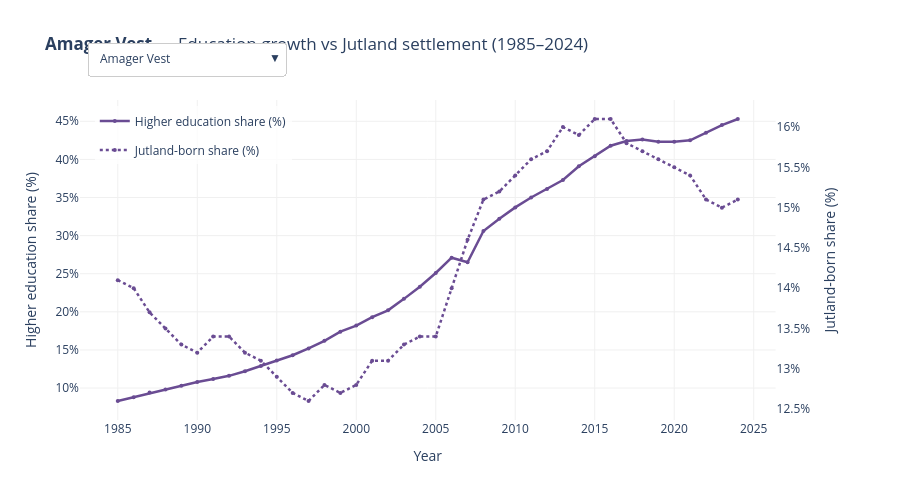
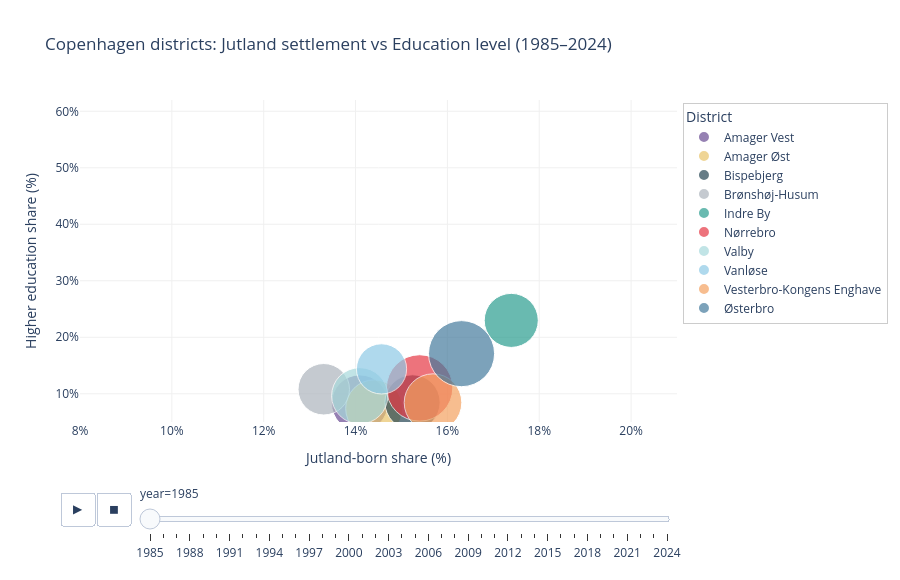

Here is the notebook cell these charts were saved with, in order:
### Markdown cell above
## Dual-axis line: Jutland settlement vs Education growth per district
## Animated scatter: All districts over time (1985-2024) 

(removed from the website so it does not contain too many plots)

### Code cell
import pandas as pd
import plotly.express as px
import plotly.graph_objects as go
from plotly.subplots import make_subplots
from pathlib import Path

panel = pd.read_csv(ROOT / "data" / "district_year_panel.csv")

district_colors = {
    "Nørrebro":                  "#e63946",
    "Vesterbro-Kongens Enghave": "#f4a261",
    "Indre By":                  "#2a9d8f",
    "Østerbro":                  "#457b9d",
    "Amager Vest":               "#6a4c93",
    "Amager Øst":                "#e9c46a",
    "Bispebjerg":                "#264653",
    "Valby":                     "#a8dadc",
    "Vanløse":                   "#8ecae6",
    "Brønshøj-Husum":            "#adb5bd",
}

districts = sorted(panel["district"].unique().tolist())

# CHART 1 — Dual-axis line chart with district dropdown

fig1 = make_subplots(specs=[[{"secondary_y": True}]])

for i, district in enumerate(districts):
    d = panel[panel["district"] == district].sort_values("year")
    color = district_colors.get(district, "#888888")
    visible = (i == 0)

    # Education line (left axis)
    fig1.add_trace(
        go.Scatter(
            x=d["year"],
            y=d["high_ed_share_pct"].round(1),
            name="Higher education share (%)",
            line=dict(color=color, width=2.5),
            mode="lines+markers",
            marker=dict(size=4),
            visible=visible,
            legendgroup="edu",
            showlegend=(i == 0),
            hovertemplate="<b>%{x}</b><br>Higher ed: %{y:.1f}%<extra></extra>",
        ),
        secondary_y=False,
    )

    # Jutland line (right axis, dashed)
    fig1.add_trace(
        go.Scatter(
            x=d["year"],
            y=d["jutland_share_pct"].round(1),
            name="Jutland-born share (%)",
            line=dict(color=color, width=2.5, dash="dot"),
            mode="lines+markers",
            marker=dict(size=4),
            visible=visible,
            legendgroup="jut",
            showlegend=(i == 0),
            hovertemplate="<b>%{x}</b><br>Jutland-born: %{y:.1f}%<extra></extra>",
        ),
        secondary_y=True,
    )

# Dropdown buttons
buttons1 = []
for i, district in enumerate(districts):
    visibility = [False] * (len(districts) * 2)
    visibility[i * 2]     = True
    visibility[i * 2 + 1] = True
    buttons1.append(dict(
        label=district,
        method="update",
        args=[
            {"visible": visibility},
            {"title": f"<b>{district}</b> — Education growth vs Jutland settlement (1985–2024)"}
        ]
    ))

fig1.update_layout(
    title=f"<b>{districts[0]}</b> — Education growth vs Jutland settlement (1985–2024)",
    updatemenus=[dict(
        buttons=buttons1,
        direction="down",
        x=0.01, xanchor="left",
        y=1.18, yanchor="top",
        showactive=True,
        bgcolor="white",
        bordercolor="#cccccc",
    )],
    legend=dict(x=0.02, y=0.98, bgcolor="rgba(255,255,255,0.8)"),
    hovermode="x unified",
    height=500,
    plot_bgcolor="white",
    paper_bgcolor="white",
    xaxis=dict(title="Year", gridcolor="#f0f0f0", dtick=5),
    margin=dict(t=100),
)
fig1.update_yaxes(
    title_text="Higher education share (%)",
    secondary_y=False,
    gridcolor="#f0f0f0",
    ticksuffix="%",
)
fig1.update_yaxes(
    title_text="Jutland-born share (%)",
    secondary_y=True,
    showgrid=False,
    ticksuffix="%",
)

fig1.show()
fig1.write_html("htmls/dual_axis_education_jutland.html")
print("Saved: htmls/dual_axis_education_jutland.html")


# CHART 2 — Animated scatter: all districts over time
panel["color"] = panel["district"].map(district_colors)

# Build annotation text shown on hover
panel["hover"] = (
    "<b>" + panel["district"] + "</b><br>" +
    "Year: " + panel["year"].astype(str) + "<br>" +
    "Jutland-born: " + panel["jutland_share_pct"].round(1).astype(str) + "%<br>" +
    "Higher ed: " + panel["high_ed_share_pct"].round(1).astype(str) + "%<br>" +
    "Total residents: " + panel["total_residents"].apply(lambda x: f"{int(x):,}")
)

fig2 = px.scatter(
    panel,
    x="jutland_share_pct",
    y="high_ed_share_pct",
    animation_frame="year",
    animation_group="district",
    color="district",
    color_discrete_map=district_colors,
    size="total_residents",
    size_max=50,
    hover_name="district",
    custom_data=["hover"],
    labels={
        "jutland_share_pct":   "Jutland-born share (%)",
        "high_ed_share_pct":   "Higher education share (%)",
        "district":            "District",
    },
    title="Copenhagen districts: Jutland settlement vs Education level (1985–2024)",
    height=580,
)

fig2.update_traces(
    hovertemplate="%{customdata[0]}<extra></extra>"
)

# Fix axis ranges so they don't jump during animation
fig2.update_xaxes(
    range=[8, 21],
    title="Jutland-born share (%)",
    gridcolor="#f0f0f0",
    ticksuffix="%",
)
fig2.update_yaxes(
    range=[5, 62],
    title="Higher education share (%)",
    gridcolor="#f0f0f0",
    ticksuffix="%",
)

fig2.update_layout(
    plot_bgcolor="white",
    paper_bgcolor="white",
    legend=dict(
        title="District",
        x=1.01, y=0.99,
        bgcolor="rgba(255,255,255,0.8)",
        bordercolor="#cccccc",
        borderwidth=1,
    ),
    margin=dict(r=180),
)

fig2.layout.updatemenus[0].buttons[0].args[1]["frame"]["duration"] = 400
fig2.layout.updatemenus[0].buttons[0].args[1]["transition"]["duration"] = 300

fig2.show()
fig2.write_html("htmls/animated_scatter_education_jutland.html")
print("Saved: htmls/animated_scatter_education_jutland.html")

### Figure 1 — Plotly figure (JSON) as saved in the notebook; plotly's stock layout.template omitted (floating-point values rounded to 4 significant figures)
{"data": [{"hovertemplate": "<b>%{x}</b><br>Higher ed: %{y:.1f}%<extra></extra>", "legendgroup": "edu", "line": {"color": "#6a4c93", "width": 2.5}, "marker": {"size": 4}, "mode": "lines+markers", "name": "Higher education share (%)", "showlegend": true, "type": "scatter", "visible": true, "x": [1985, 1986, 1987, 1988, 1989, 1990, 1991, 1992, 1993, 1994, 1995, 1996, 1997, 1998, 1999, 2000, 2001, 2002, 2003, 2004, 2005, 2006, 2007, 2008, 2009, 2010, 2011, 2012, 2013, 2014, 2015, 2016, 2017, 2018, 2019, 2020, 2021, 2022, 2023, 2024], "xaxis": "x", "y": [8.3, 8.8, 9.4, 9.8, 10.3, 10.8, 11.2, 11.6, 12.2, 12.9, 13.6, 14.3, 15.2, 16.2, 17.4, 18.2, 19.3, 20.2, 21.7, 23.3, 25.1, 27.1, 26.5, 30.6, 32.2, 33.7, 35.0, 36.1, 37.3, 39.1, 40.4, 41.8, 42.4, 42.6, 42.3, 42.3, 42.5, 43.5, 44.5, 45.3], "yaxis": "y"}, {"hovertemplate": "<b>%{x}</b><br>Jutland-born: %{y:.1f}%<extra></extra>", "legendgroup": "jut", "line": {"color": "#6a4c93", "dash": "dot", "width": 2.5}, "marker": {"size": 4}, "mode": "lines+markers", "name": "Jutland-born share (%)", "showlegend": true, "type": "scatter", "visible": true, "x": [1985, 1986, 1987, 1988, 1989, 1990, 1991, 1992, 1993, 1994, 1995, 1996, 1997, 1998, 1999, 2000, 2001, 2002, 2003, 2004, 2005, 2006, 2007, 2008, 2009, 2010, 2011, 2012, 2013, 2014, 2015, 2016, 2017, 2018, 2019, 2020, 2021, 2022, 2023, 2024], "xaxis": "x", "y": [14.1, 14.0, 13.7, 13.5, 13.3, 13.2, 13.4, 13.4, 13.2, 13.1, 12.9, 12.7, 12.6, 12.8, 12.7, 12.8, 13.1, 13.1, 13.3, 13.4, 13.4, 14.0, 14.6, 15.1, 15.2, 15.4, 15.6, 15.7, 16.0, 15.9, 16.1, 16.1, 15.8, 15.7, 15.6, 15.5, 15.4, 15.1, 15.0, 15.1], "yaxis": "y2"}, {"hovertemplate": "<b>%{x}</b><br>Higher ed: %{y:.1f}%<extra></extra>", "legendgroup": "edu", "line": {"color": "#e9c46a", "width": 2.5}, "marker": {"size": 4}, "mode": "lines+markers", "name": "Higher education share (%)", "showlegend": false, "type": "scatter", "visible": false, "x": [1985, 1986, 1987, 1988, 1989, 1990, 1991, 1992, 1993, 1994, 1995, 1996, 1997, 1998, 1999, 2000, 2001, 2002, 2003, 2004, 2005, 2006, 2007, 2008, 2009, 2010, 2011, 2012, 2013, 2014, 2015, 2016, 2017, 2018, 2019, 2020, 2021, 2022, 2023, 2024], "xaxis": "x", "y": [7.4, 7.8, 8.5, 9.0, 9.3, 9.7, 10.3, 10.9, 11.4, 12.0, 12.3, 13.1, 13.8, 14.7, 15.7, 17.1, 18.5, 20.0, 21.6, 23.3, 24.5, 26.1, 24.8, 28.3, 29.2, 30.1, 30.7, 31.3, 32.6, 34.3, 35.6, 37.1, 38.5, 39.8, 40.6, 41.5, 42.0, 42.7, 43.8, 44.6], "yaxis": "y"}, {"hovertemplate": "<b>%{x}</b><br>Jutland-born: %{y:.1f}%<extra></extra>", "legendgroup": "jut", "line": {"color": "#e9c46a", "dash": "dot", "width": 2.5}, "marker": {"size": 4}, "mode": "lines+markers", "name": "Jutland-born share (%)", "showlegend": false, "type": "scatter", "visible": false, "x": [1985, 1986, 1987, 1988, 1989, 1990, 1991, 1992, 1993, 1994, 1995, 1996, 1997, 1998, 1999, 2000, 2001, 2002, 2003, 2004, 2005, 2006, 2007, 2008, 2009, 2010, 2011, 2012, 2013, 2014, 2015, 2016, 2017, 2018, 2019, 2020, 2021, 2022, 2023, 2024], "xaxis": "x", "y": [14.4, 14.3, 14.3, 14.2, 14.0, 13.9, 13.9, 13.7, 13.5, 13.3, 13.2, 13.0, 13.0, 13.1, 13.3, 13.6, 14.0, 14.6, 14.7, 15.0, 15.2, 15.4, 15.3, 15.4, 15.4, 15.2, 15.1, 15.2, 15.2, 15.5, 15.5, 15.4, 15.5, 15.4, 15.4, 15.3, 15.2, 15.3, 15.2, 15.1], "yaxis": "y2"}, {"hovertemplate": "<b>%{x}</b><br>Higher ed: %{y:.1f}%<extra></extra>", "legendgroup": "edu", "line": {"color": "#264653", "width": 2.5}, "marker": {"size": 4}, "mode": "lines+markers", "name": "Higher education share (%)", "showlegend": false, "type": "scatter", "visible": false, "x": [1985, 1986, 1987, 1988, 1989, 1990, 1991, 1992, 1993, 1994, 1995, 1996, 1997, 1998, 1999, 2000, 2001, 2002, 2003, 2004, 2005, 2006, 2007, 2008, 2009, 2010, 2011, 2012, 2013, 2014, 2015, 2016, 2017, 2018, 2019, 2020, 2021, 2022, 2023, 2024], "xaxis": "x", "y": [8.5, 9.0, 9.7, 10.4, 11.0, 11.5, 12.1, 12.4, 13.3, 13.8, 14.4, 15.0, 16.0, 16.8, 17.8, 18.8, 19.9, 21.4, 22.4, 23.4, 24.3, 25.7, 24.2, 27.9, 29.0, 29.6, 30.1, 31.1, 32.5, 33.8, 35.4, 37.7, 39.5, 41.2, 42.8, 43.4, 44.5, 45.4, 46.7, 48.4], "yaxis": "y"}, {"hovertemplate": "<b>%{x}</b><br>Jutland-born: %{y:.1f}%<extra></extra>", "legendgroup": "jut", "line": {"color": "#264653", "dash": "dot", "width": 2.5}, "marker": {"size": 4}, "mode": "lines+markers", "name": "Jutland-born share (%)", "showlegend": false, "type": "scatter", "visible": false, "x": [1985, 1986, 1987, 1988, 1989, 1990, 1991, 1992, 1993, 1994, 1995, 1996, 1997, 1998, 1999, 2000, 2001, 2002, 2003, 2004, 2005, 2006, 2007, 2008, 2009, 2010, 2011, 2012, 2013, 2014, 2015, 2016, 2017, 2018, 2019, 2020, 2021, 2022, 2023, 2024], "xaxis": "x", "y": [15.2, 14.9, 14.7, 14.6, 14.5, 14.3, 14.4, 14.4, 13.9, 13.5, 13.3, 13.0, 12.9, 12.9, 13.0, 13.1, 13.0, 12.8, 13.0, 13.0, 12.8, 13.1, 13.2, 13.5, 13.4, 13.4, 13.6, 13.8, 14.0, 14.3, 14.4, 14.5, 14.5, 14.6, 14.5, 14.4, 14.0, 13.9, 13.8, 13.8], "yaxis": "y2"}, {"hovertemplate": "<b>%{x}</b><br>Higher ed: %{y:.1f}%<extra></extra>", "legendgroup": "edu", "line": {"color": "#adb5bd", "width": 2.5}, "marker": {"size": 4}, "mode": "lines+markers", "name": "Higher education share (%)", "showlegend": false, "type": "scatter", "visible": false, "x": [1985, 1986, 1987, 1988, 1989, 1990, 1991, 1992, 1993, 1994, 1995, 1996, 1997, 1998, 1999, 2000, 2001, 2002, 2003, 2004, 2005, 2006, 2007, 2008, 2009, 2010, 2011, 2012, 2013, 2014, 2015, 2016, 2017, 2018, 2019, 2020, 2021, 2022, 2023, 2024], "xaxis": "x", "y": [10.8, 11.5, 12.4, 13.0, 13.6, 14.4, 15.0, 15.8, 16.4, 16.9, 17.6, 18.3, 18.8, 19.7, 20.6, 21.4, 22.3, 23.2, 23.9, 24.9, 26.0, 26.8, 26.7, 28.6, 29.4, 30.6, 31.3, 31.8, 33.0, 34.0, 35.5, 36.9, 38.2, 39.4, 40.6, 41.9, 42.9, 43.5, 44.1, 45.0], "yaxis": "y"}, {"hovertemplate": "<b>%{x}</b><br>Jutland-born: %{y:.1f}%<extra></extra>", "legendgroup": "jut", "line": {"color": "#adb5bd", "dash": "dot", "width": 2.5}, "marker": {"size": 4}, "mode": "lines+markers", "name": "Jutland-born share (%)", "showlegend": false, "type": "scatter", "visible": false, "x": [1985, 1986, 1987, 1988, 1989, 1990, 1991, 1992, 1993, 1994, 1995, 1996, 1997, 1998, 1999, 2000, 2001, 2002, 2003, 2004, 2005, 2006, 2007, 2008, 2009, 2010, 2011, 2012, 2013, 2014, 2015, 2016, 2017, 2018, 2019, 2020, 2021, 2022, 2023, 2024], "xaxis": "x", "y": [13.3, 13.2, 13.1, 13.1, 12.9, 12.7, 12.8, 12.8, 12.6, 12.5, 12.1, 12.1, 11.9, 11.6, 11.4, 11.3, 11.2, 11.2, 11.0, 10.8, 10.7, 10.7, 10.7, 10.4, 10.3, 10.2, 10.1, 10.2, 10.4, 10.5, 10.4, 10.5, 10.5, 10.6, 10.6, 10.5, 10.6, 10.5, 10.7, 10.7], "yaxis": "y2"}, {"hovertemplate": "<b>%{x}</b><br>Higher ed: %{y:.1f}%<extra></extra>", "legendgroup": "edu", "line": {"color": "#2a9d8f", "width": 2.5}, "marker": {"size": 4}, "mode": "lines+markers", "name": "Higher education share (%)", "showlegend": false, "type": "scatter", "visible": false, "x": [1985, 1986, 1987, 1988, 1989, 1990, 1991, 1992, 1993, 1994, 1995, 1996, 1997, 1998, 1999, 2000, 2001, 2002, 2003, 2004, 2005, 2006, 2007, 2008, 2009, 2010, 2011, 2012, 2013, 2014, 2015, 2016, 2017, 2018, 2019, 2020, 2021, 2022, 2023, 2024], "xaxis": "x", "y": [23.0, 23.7, 24.6, 25.4, 26.2, 26.9, 27.8, 28.7, 29.3, 30.6, 32.2, 33.6, 34.9, 36.0, 37.2, 38.5, 39.5, 40.8, 41.9, 42.4, 43.1, 44.3, 42.4, 45.6, 46.3, 47.0, 47.7, 48.6, 49.3, 49.9, 50.6, 51.1, 51.6, 51.7, 51.8, 51.5, 51.4, 51.7, 52.2, 52.7], "yaxis": "y"}, {"hovertemplate": "<b>%{x}</b><br>Jutland-born: %{y:.1f}%<extra></extra>", "legendgroup": "jut", "line": {"color": "#2a9d8f", "dash": "dot", "width": 2.5}, "marker": {"size": 4}, "mode": "lines+markers", "name": "Jutland-born share (%)", "showlegend": false, "type": "scatter", "visible": false, "x": [1985, 1986, 1987, 1988, 1989, 1990, 1991, 1992, 1993, 1994, 1995, 1996, 1997, 1998, 1999, 2000, 2001, 2002, 2003, 2004, 2005, 2006, 2007, 2008, 2009, 2010, 2011, 2012, 2013, 2014, 2015, 2016, 2017, 2018, 2019, 2020, 2021, 2022, 2023, 2024], "xaxis": "x", "y": [17.4, 17.3, 17.3, 17.3, 17.2, 17.2, 17.0, 17.3, 17.0, 16.8, 16.7, 16.5, 16.7, 16.9, 16.9, 17.0, 17.2, 17.3, 17.4, 17.4, 17.4, 17.7, 17.6, 17.8, 17.6, 17.8, 18.1, 18.2, 18.4, 18.3, 17.8, 17.7, 17.7, 17.6, 17.3, 17.1, 17.1, 17.2, 17.1, 17.0], "yaxis": "y2"}, {"hovertemplate": "<b>%{x}</b><br>Higher ed: %{y:.1f}%<extra></extra>", "legendgroup": "edu", "line": {"color": "#e63946", "width": 2.5}, "marker": {"size": 4}, "mode": "lines+markers", "name": "Higher education share (%)", "showlegend": false, "type": "scatter", "visible": false, "x": [1985, 1986, 1987, 1988, 1989, 1990, 1991, 1992, 1993, 1994, 1995, 1996, 1997, 1998, 1999, 2000, 2001, 2002, 2003, 2004, 2005, 2006, 2007, 2008, 2009, 2010, 2011, 2012, 2013, 2014, 2015, 2016, 2017, 2018, 2019, 2020, 2021, 2022, 2023, 2024], "xaxis": "x", "y": [11.0, 11.8, 12.6, 13.5, 14.1, 14.9, 15.6, 16.7, 17.5, 18.9, 19.8, 21.1, 22.6, 24.3, 26.1, 27.7, 29.6, 31.3, 33.0, 33.5, 34.3, 35.5, 32.7, 38.0, 39.2, 40.5, 42.0, 43.8, 45.9, 48.0, 50.0, 52.5, 53.0, 53.3, 53.5, 53.7, 53.9, 54.7, 55.4, 56.2], "yaxis": "y"}, {"hovertemplate": "<b>%{x}</b><br>Jutland-born: %{y:.1f}%<extra></extra>", "legendgroup": "jut", "line": {"color": "#e63946", "dash": "dot", "width": 2.5}, "marker": {"size": 4}, "mode": "lines+markers", "name": "Jutland-born share (%)", "showlegend": false, "type": "scatter", "visible": false, "x": [1985, 1986, 1987, 1988, 1989, 1990, 1991, 1992, 1993, 1994, 1995, 1996, 1997, 1998, 1999, 2000, 2001, 2002, 2003, 2004, 2005, 2006, 2007, 2008, 2009, 2010, 2011, 2012, 2013, 2014, 2015, 2016, 2017, 2018, 2019, 2020, 2021, 2022, 2023, 2024], "xaxis": "x", "y": [15.4, 15.4, 15.2, 14.9, 14.7, 14.7, 14.9, 14.9, 14.7, 14.6, 14.4, 14.4, 14.7, 14.7, 15.0, 15.1, 15.3, 15.5, 15.4, 15.7, 15.9, 15.8, 16.0, 16.4, 16.5, 16.8, 17.2, 17.5, 17.7, 18.0, 18.2, 18.3, 18.1, 17.7, 17.5, 17.2, 17.0, 16.7, 16.4, 16.2], "yaxis": "y2"}, {"hovertemplate": "<b>%{x}</b><br>Higher ed: %{y:.1f}%<extra></extra>", "legendgroup": "edu", "line": {"color": "#a8dadc", "width": 2.5}, "marker": {"size": 4}, "mode": "lines+markers", "name": "Higher education share (%)", "showlegend": false, "type": "scatter", "visible": false, "x": [1985, 1986, 1987, 1988, 1989, 1990, 1991, 1992, 1993, 1994, 1995, 1996, 1997, 1998, 1999, 2000, 2001, 2002, 2003, 2004, 2005, 2006, 2007, 2008, 2009, 2010, 2011, 2012, 2013, 2014, 2015, 2016, 2017, 2018, 2019, 2020, 2021, 2022, 2023, 2024], "xaxis": "x", "y": [9.6, 10.2, 10.7, 11.2, 11.8, 12.5, 13.2, 13.7, 14.4, 15.0, 15.8, 16.5, 17.3, 18.3, 19.1, 20.2, 21.2, 22.5, 23.5, 24.9, 26.1, 26.8, 26.2, 29.3, 30.3, 31.2, 32.4, 32.9, 33.8, 34.8, 36.1, 37.4, 38.6, 39.8, 40.5, 41.0, 41.2, 42.1, 42.9, 44.4], "yaxis": "y"}, {"hovertemplate": "<b>%{x}</b><br>Jutland-born: %{y:.1f}%<extra></extra>", "legendgroup": "jut", "line": {"color": "#a8dadc", "dash": "dot", "width": 2.5}, "marker": {"size": 4}, "mode": "lines+markers", "name": "Jutland-born share (%)", "showlegend": false, "type": "scatter", "visible": false, "x": [1985, 1986, 1987, 1988, 1989, 1990, 1991, 1992, 1993, 1994, 1995, 1996, 1997, 1998, 1999, 2000, 2001, 2002, 2003, 2004, 2005, 2006, 2007, 2008, 2009, 2010, 2011, 2012, 2013, 2014, 2015, 2016, 2017, 2018, 2019, 2020, 2021, 2022, 2023, 2024], "xaxis": "x", "y": [14.1, 14.0, 13.8, 13.8, 13.7, 13.6, 13.8, 13.8, 13.4, 13.1, 12.9, 12.7, 12.6, 12.6, 12.6, 12.9, 12.8, 12.9, 12.9, 13.0, 13.1, 13.3, 13.1, 13.1, 13.0, 12.9, 12.8, 12.9, 12.9, 13.0, 13.0, 13.1, 13.3, 13.3, 13.4, 13.3, 13.5, 13.5, 13.6, 13.6], "yaxis": "y2"}, {"hovertemplate": "<b>%{x}</b><br>Higher ed: %{y:.1f}%<extra></extra>", "legendgroup": "edu", "line": {"color": "#8ecae6", "width": 2.5}, "marker": {"size": 4}, "mode": "lines+markers", "name": "Higher education share (%)", "showlegend": false, "type": "scatter", "visible": false, "x": [1985, 1986, 1987, 1988, 1989, 1990, 1991, 1992, 1993, 1994, 1995, 1996, 1997, 1998, 1999, 2000, 2001, 2002, 2003, 2004, 2005, 2006, 2007, 2008, 2009, 2010, 2011, 2012, 2013, 2014, 2015, 2016, 2017, 2018, 2019, 2020, 2021, 2022, 2023, 2024], "xaxis": "x", "y": [14.4, 15.3, 16.0, 16.9, 17.7, 18.5, 19.1, 19.8, 20.6, 21.5, 22.0, 22.7, 23.7, 24.4, 25.4, 26.4, 27.5, 28.7, 29.7, 31.0, 32.3, 33.4, 32.3, 34.9, 35.5, 36.2, 37.0, 37.6, 38.7, 39.9, 40.8, 42.2, 43.2, 44.0, 44.8, 45.4, 46.2, 46.7, 47.3, 48.1], "yaxis": "y"}, {"hovertemplate": "<b>%{x}</b><br>Jutland-born: %{y:.1f}%<extra></extra>", "legendgroup": "jut", "line": {"color": "#8ecae6", "dash": "dot", "width": 2.5}, "marker": {"size": 4}, "mode": "lines+markers", "name": "Jutland-born share (%)", "showlegend": false, "type": "scatter", "visible": false, "x": [1985, 1986, 1987, 1988, 1989, 1990, 1991, 1992, 1993, 1994, 1995, 1996, 1997, 1998, 1999, 2000, 2001, 2002, 2003, 2004, 2005, 2006, 2007, 2008, 2009, 2010, 2011, 2012, 2013, 2014, 2015, 2016, 2017, 2018, 2019, 2020, 2021, 2022, 2023, 2024], "xaxis": "x", "y": [14.6, 14.4, 14.3, 14.1, 14.1, 13.9, 14.0, 13.7, 13.5, 13.3, 13.3, 13.2, 13.2, 13.2, 13.0, 13.2, 13.4, 13.6, 13.5, 13.2, 13.2, 13.2, 13.4, 13.1, 13.1, 13.0, 12.8, 12.8, 12.9, 12.9, 13.0, 12.9, 13.0, 13.1, 12.8, 12.6, 12.5, 12.5, 12.6, 12.6], "yaxis": "y2"}, {"hovertemplate": "<b>%{x}</b><br>Higher ed: %{y:.1f}%<extra></extra>", "legendgroup": "edu", "line": {"color": "#f4a261", "width": 2.5}, "marker": {"size": 4}, "mode": "lines+markers", "name": "Higher education share (%)", "showlegend": false, "type": "scatter", "visible": false, "x": [1985, 1986, 1987, 1988, 1989, 1990, 1991, 1992, 1993, 1994, 1995, 1996, 1997, 1998, 1999, 2000, 2001, 2002, 2003, 2004, 2005, 2006, 2007, 2008, 2009, 2010, 2011, 2012, 2013, 2014, 2015, 2016, 2017, 2018, 2019, 2020, 2021, 2022, 2023, 2024], "xaxis": "x", "y": [8.4, 9.1, 9.8, 10.5, 11.0, 11.3, 12.0, 13.1, 14.0, 15.3, 16.2, 17.6, 19.3, 21.1, 23.2, 25.1, 26.8, 29.0, 30.8, 32.1, 33.3, 34.5, 32.8, 37.5, 38.7, 39.9, 41.1, 42.2, 43.6, 45.0, 46.2, 47.4, 48.1, 48.9, 49.4, 49.6, 50.0, 51.1, 51.6, 51.8], "yaxis": "y"}, {"hovertemplate": "<b>%{x}</b><br>Jutland-born: %{y:.1f}%<extra></extra>", "legendgroup": "jut", "line": {"color": "#f4a261", "dash": "dot", "width": 2.5}, "marker": {"size": 4}, "mode": "lines+markers", "name": "Jutland-born share (%)", "showlegend": false, "type": "scatter", "visible": false, "x": [1985, 1986, 1987, 1988, 1989, 1990, 1991, 1992, 1993, 1994, 1995, 1996, 1997, 1998, 1999, 2000, 2001, 2002, 2003, 2004, 2005, 2006, 2007, 2008, 2009, 2010, 2011, 2012, 2013, 2014, 2015, 2016, 2017, 2018, 2019, 2020, 2021, 2022, 2023, 2024], "xaxis": "x", "y": [15.7, 15.5, 15.5, 15.3, 15.4, 15.0, 15.1, 15.3, 15.0, 14.8, 14.6, 15.0, 15.3, 15.7, 16.0, 16.2, 16.5, 16.5, 16.7, 16.7, 16.8, 16.9, 17.0, 17.1, 17.4, 17.8, 18.0, 18.0, 18.3, 18.4, 18.4, 18.3, 18.5, 18.4, 18.2, 17.9, 17.8, 17.5, 17.4, 17.4], "yaxis": "y2"}, {"hovertemplate": "<b>%{x}</b><br>Higher ed: %{y:.1f}%<extra></extra>", "legendgroup": "edu", "line": {"color": "#457b9d", "width": 2.5}, "marker": {"size": 4}, "mode": "lines+markers", "name": "Higher education share (%)", "showlegend": false, "type": "scatter", "visible": false, "x": [1985, 1986, 1987, 1988, 1989, 1990, 1991, 1992, 1993, 1994, 1995, 1996, 1997, 1998, 1999, 2000, 2001, 2002, 2003, 2004, 2005, 2006, 2007, 2008, 2009, 2010, 2011, 2012, 2013, 2014, 2015, 2016, 2017, 2018, 2019, 2020, 2021, 2022, 2023, 2024], "xaxis": "x", "y": [17.1, 18.2, 19.2, 20.2, 21.0, 21.9, 22.8, 23.9, 24.8, 26.1, 27.5, 29.1, 30.5, 32.2, 33.7, 34.8, 35.7, 36.9, 38.0, 38.6, 39.3, 40.4, 38.7, 42.7, 43.7, 44.7, 45.6, 46.3, 47.0, 48.0, 48.9, 50.3, 50.7, 51.3, 51.7, 51.8, 52.1, 52.5, 53.1, 53.7], "yaxis": "y"}, {"hovertemplate": "<b>%{x}</b><br>Jutland-born: %{y:.1f}%<extra></extra>", "legendgroup": "jut", "line": {"color": "#457b9d", "dash": "dot", "width": 2.5}, "marker": {"size": 4}, "mode": "lines+markers", "name": "Jutland-born share (%)", "showlegend": false, "type": "scatter", "visible": false, "x": [1985, 1986, 1987, 1988, 1989, 1990, 1991, 1992, 1993, 1994, 1995, 1996, 1997, 1998, 1999, 2000, 2001, 2002, 2003, 2004, 2005, 2006, 2007, 2008, 2009, 2010, 2011, 2012, 2013, 2014, 2015, 2016, 2017, 2018, 2019, 2020, 2021, 2022, 2023, 2024], "xaxis": "x", "y": [16.3, 16.1, 16.0, 15.9, 15.8, 15.7, 15.9, 15.8, 15.9, 15.7, 15.6, 15.5, 15.3, 15.3, 15.4, 15.2, 15.5, 15.5, 15.6, 15.4, 15.6, 15.6, 15.5, 15.4, 15.3, 15.3, 15.3, 15.5, 15.6, 15.5, 15.5, 15.4, 15.1, 15.1, 15.0, 14.9, 14.7, 14.6, 14.5, 14.5], "yaxis": "y2"}], "layout": {"height": 500, "hovermode": "x unified", "legend": {"bgcolor": "rgba(255,255,255,0.8)", "x": 0.02, "y": 0.98}, "margin": {"t": 100}, "paper_bgcolor": "white", "plot_bgcolor": "white", "title": {"text": "<b>Amager Vest</b> — Education growth vs Jutland settlement (1985–2024)"}, "updatemenus": [{"bgcolor": "white", "bordercolor": "#cccccc", "buttons": [{"args": [{"visible": [true, true, false, false, false, false, false, false, false, false, false, false, false, false, false, false, false, false, false, false]}, {"title": "<b>Amager Vest</b> — Education growth vs Jutland settlement (1985–2024)"}], "label": "Amager Vest", "method": "update"}, {"args": [{"visible": [false, false, true, true, false, false, false, false, false, false, false, false, false, false, false, false, false, false, false, false]}, {"title": "<b>Amager Øst</b> — Education growth vs Jutland settlement (1985–2024)"}], "label": "Amager Øst", "method": "update"}, {"args": [{"visible": [false, false, false, false, true, true, false, false, false, false, false, false, false, false, false, false, false, false, false, false]}, {"title": "<b>Bispebjerg</b> — Education growth vs Jutland settlement (1985–2024)"}], "label": "Bispebjerg", "method": "update"}, {"args": [{"visible": [false, false, false, false, false, false, true, true, false, false, false, false, false, false, false, false, false, false, false, false]}, {"title": "<b>Brønshøj-Husum</b> — Education growth vs Jutland settlement (1985–2024)"}], "label": "Brønshøj-Husum", "method": "update"}, {"args": [{"visible": [false, false, false, false, false, false, false, false, true, true, false, false, false, false, false, false, false, false, false, false]}, {"title": "<b>Indre By</b> — Education growth vs Jutland settlement (1985–2024)"}], "label": "Indre By", "method": "update"}, {"args": [{"visible": [false, false, false, false, false, false, false, false, false, false, true, true, false, false, false, false, false, false, false, false]}, {"title": "<b>Nørrebro</b> — Education growth vs Jutland settlement (1985–2024)"}], "label": "Nørrebro", "method": "update"}, {"args": [{"visible": [false, false, false, false, false, false, false, false, false, false, false, false, true, true, false, false, false, false, false, false]}, {"title": "<b>Valby</b> — Education growth vs Jutland settlement (1985–2024)"}], "label": "Valby", "method": "update"}, {"args": [{"visible": [false, false, false, false, false, false, false, false, false, false, false, false, false, false, true, true, false, false, false, false]}, {"title": "<b>Vanløse</b> — Education growth vs Jutland settlement (1985–2024)"}], "label": "Vanløse", "method": "update"}, {"args": [{"visible": [false, false, false, false, false, false, false, false, false, false, false, false, false, false, false, false, true, true, false, false]}, {"title": "<b>Vesterbro-Kongens Enghave</b> — Education growth vs Jutland settlement (1985–2024)"}], "label": "Vesterbro-Kongens Enghave", "method": "update"}, {"args": [{"visible": [false, false, false, false, false, false, false, false, false, false, false, false, false, false, false, false, false, false, true, true]}, {"title": "<b>Østerbro</b> — Education growth vs Jutland settlement (1985–2024)"}], "label": "Østerbro", "method": "update"}], "direction": "down", "showactive": true, "x": 0.01, "xanchor": "left", "y": 1.18, "yanchor": "top"}], "xaxis": {"anchor": "y", "domain": [0, 0.94], "dtick": 5, "gridcolor": "#f0f0f0", "title": {"text": "Year"}}, "yaxis": {"anchor": "x", "domain": [0, 1], "gridcolor": "#f0f0f0", "ticksuffix": "%", "title": {"text": "Higher education share (%)"}}, "yaxis2": {"anchor": "x", "overlaying": "y", "showgrid": false, "side": "right", "ticksuffix": "%", "title": {"text": "Jutland-born share (%)"}}}}

### Figure 2 — Plotly figure (JSON) as saved in the notebook; plotly's stock layout.template omitted (floating-point values rounded to 4 significant figures)
{"data": [{"customdata": [["<b>Amager Vest</b><br>Year: 1985<br>Jutland-born: 14.1%<br>Higher ed: 8.3%<br>Total residents: 41,034"]], "hovertemplate": "%{customdata[0]}<extra></extra>", "hovertext": ["Amager Vest"], "ids": ["Amager Vest"], "legendgroup": "Amager Vest", "marker": {"color": "#6a4c93", "size": [41030.0], "sizemode": "area", "sizeref": 25.62, "symbol": "circle"}, "mode": "markers", "name": "Amager Vest", "orientation": "v", "showlegend": true, "type": "scatter", "x": [14.09], "xaxis": "x", "y": [8.332], "yaxis": "y"}, {"customdata": [["<b>Amager Øst</b><br>Year: 1985<br>Jutland-born: 14.4%<br>Higher ed: 7.4%<br>Total residents: 41,581"]], "hovertemplate": "%{customdata[0]}<extra></extra>", "hovertext": ["Amager Øst"], "ids": ["Amager Øst"], "legendgroup": "Amager Øst", "marker": {"color": "#e9c46a", "size": [41580.0], "sizemode": "area", "sizeref": 25.62, "symbol": "circle"}, "mode": "markers", "name": "Amager Øst", "orientation": "v", "showlegend": true, "type": "scatter", "x": [14.41], "xaxis": "x", "y": [7.412], "yaxis": "y"}, {"customdata": [["<b>Bispebjerg</b><br>Year: 1985<br>Jutland-born: 15.2%<br>Higher ed: 8.5%<br>Total residents: 39,078"]], "hovertemplate": "%{customdata[0]}<extra></extra>", "hovertext": ["Bispebjerg"], "ids": ["Bispebjerg"], "legendgroup": "Bispebjerg", "marker": {"color": "#264653", "size": [39080.0], "sizemode": "area", "sizeref": 25.62, "symbol": "circle"}, "mode": "markers", "name": "Bispebjerg", "orientation": "v", "showlegend": true, "type": "scatter", "x": [15.24], "xaxis": "x", "y": [8.471], "yaxis": "y"}, {"customdata": [["<b>Brønshøj-Husum</b><br>Year: 1985<br>Jutland-born: 13.3%<br>Higher ed: 10.8%<br>Total residents: 33,942"]], "hovertemplate": "%{customdata[0]}<extra></extra>", "hovertext": ["Brønshøj-Husum"], "ids": ["Brønshøj-Husum"], "legendgroup": "Brønshøj-Husum", "marker": {"color": "#adb5bd", "size": [33940.0], "sizemode": "area", "sizeref": 25.62, "symbol": "circle"}, "mode": "markers", "name": "Brønshøj-Husum", "orientation": "v", "showlegend": true, "type": "scatter", "x": [13.31], "xaxis": "x", "y": [10.8], "yaxis": "y"}, {"customdata": [["<b>Indre By</b><br>Year: 1985<br>Jutland-born: 17.4%<br>Higher ed: 23.0%<br>Total residents: 37,445"]], "hovertemplate": "%{customdata[0]}<extra></extra>", "hovertext": ["Indre By"], "ids": ["Indre By"], "legendgroup": "Indre By", "marker": {"color": "#2a9d8f", "size": [37440.0], "sizemode": "area", "sizeref": 25.62, "symbol": "circle"}, "mode": "markers", "name": "Indre By", "orientation": "v", "showlegend": true, "type": "scatter", "x": [17.39], "xaxis": "x", "y": [22.98], "yaxis": "y"}, {"customdata": [["<b>Nørrebro</b><br>Year: 1985<br>Jutland-born: 15.4%<br>Higher ed: 11.0%<br>Total residents: 56,518"]], "hovertemplate": "%{customdata[0]}<extra></extra>", "hovertext": ["Nørrebro"], "ids": ["Nørrebro"], "legendgroup": "Nørrebro", "marker": {"color": "#e63946", "size": [56520.0], "sizemode": "area", "sizeref": 25.62, "symbol": "circle"}, "mode": "markers", "name": "Nørrebro", "orientation": "v", "showlegend": true, "type": "scatter", "x": [15.4], "xaxis": "x", "y": [11.03], "yaxis": "y"}, {"customdata": [["<b>Valby</b><br>Year: 1985<br>Jutland-born: 14.1%<br>Higher ed: 9.6%<br>Total residents: 40,570"]], "hovertemplate": "%{customdata[0]}<extra></extra>", "hovertext": ["Valby"], "ids": ["Valby"], "legendgroup": "Valby", "marker": {"color": "#a8dadc", "size": [40570.0], "sizemode": "area", "sizeref": 25.62, "symbol": "circle"}, "mode": "markers", "name": "Valby", "orientation": "v", "showlegend": true, "type": "scatter", "x": [14.09], "xaxis": "x", "y": [9.639], "yaxis": "y"}, {"customdata": [["<b>Vanløse</b><br>Year: 1985<br>Jutland-born: 14.6%<br>Higher ed: 14.4%<br>Total residents: 32,315"]], "hovertemplate": "%{customdata[0]}<extra></extra>", "hovertext": ["Vanløse"], "ids": ["Vanløse"], "legendgroup": "Vanløse", "marker": {"color": "#8ecae6", "size": [32320.0], "sizemode": "area", "sizeref": 25.62, "symbol": "circle"}, "mode": "markers", "name": "Vanløse", "orientation": "v", "showlegend": true, "type": "scatter", "x": [14.57], "xaxis": "x", "y": [14.4], "yaxis": "y"}, {"customdata": [["<b>Vesterbro-Kongens Enghave</b><br>Year: 1985<br>Jutland-born: 15.7%<br>Higher ed: 8.4%<br>Total residents: 42,532"]], "hovertemplate": "%{customdata[0]}<extra></extra>", "hovertext": ["Vesterbro-Kongens Enghave"], "ids": ["Vesterbro-Kongens Enghave"], "legendgroup": "Vesterbro-Kongens Enghave", "marker": {"color": "#f4a261", "size": [42530.0], "sizemode": "area", "sizeref": 25.62, "symbol": "circle"}, "mode": "markers", "name": "Vesterbro-Kongens Enghave", "orientation": "v", "showlegend": true, "type": "scatter", "x": [15.69], "xaxis": "x", "y": [8.427], "yaxis": "y"}, {"customdata": [["<b>Østerbro</b><br>Year: 1985<br>Jutland-born: 16.3%<br>Higher ed: 17.1%<br>Total residents: 55,928"]], "hovertemplate": "%{customdata[0]}<extra></extra>", "hovertext": ["Østerbro"], "ids": ["Østerbro"], "legendgroup": "Østerbro", "marker": {"color": "#457b9d", "size": [55930.0], "sizemode": "area", "sizeref": 25.62, "symbol": "circle"}, "mode": "markers", "name": "Østerbro", "orientation": "v", "showlegend": true, "type": "scatter", "x": [16.31], "xaxis": "x", "y": [17.1], "yaxis": "y"}], "layout": {"height": 580, "legend": {"bgcolor": "rgba(255,255,255,0.8)", "bordercolor": "#cccccc", "borderwidth": 1, "itemsizing": "constant", "title": {"text": "District"}, "tracegroupgap": 0, "x": 1.01, "y": 0.99}, "margin": {"r": 180}, "paper_bgcolor": "white", "plot_bgcolor": "white", "sliders": [{"active": 0, "currentvalue": {"prefix": "year="}, "len": 0.9, "pad": {"b": 10, "t": 60}, "steps": [{"args": [["1985"], {"frame": {"duration": 0, "redraw": false}, "fromcurrent": true, "mode": "immediate", "transition": {"duration": 0, "easing": "linear"}}], "label": "1985", "method": "animate"}, {"args": [["1986"], {"frame": {"duration": 0, "redraw": false}, "fromcurrent": true, "mode": "immediate", "transition": {"duration": 0, "easing": "linear"}}], "label": "1986", "method": "animate"}, {"args": [["1987"], {"frame": {"duration": 0, "redraw": false}, "fromcurrent": true, "mode": "immediate", "transition": {"duration": 0, "easing": "linear"}}], "label": "1987", "method": "animate"}, {"args": [["1988"], {"frame": {"duration": 0, "redraw": false}, "fromcurrent": true, "mode": "immediate", "transition": {"duration": 0, "easing": "linear"}}], "label": "1988", "method": "animate"}, {"args": [["1989"], {"frame": {"duration": 0, "redraw": false}, "fromcurrent": true, "mode": "immediate", "transition": {"duration": 0, "easing": "linear"}}], "label": "1989", "method": "animate"}, {"args": [["1990"], {"frame": {"duration": 0, "redraw": false}, "fromcurrent": true, "mode": "immediate", "transition": {"duration": 0, "easing": "linear"}}], "label": "1990", "method": "animate"}, {"args": [["1991"], {"frame": {"duration": 0, "redraw": false}, "fromcurrent": true, "mode": "immediate", "transition": {"duration": 0, "easing": "linear"}}], "label": "1991", "method": "animate"}, {"args": [["1992"], {"frame": {"duration": 0, "redraw": false}, "fromcurrent": true, "mode": "immediate", "transition": {"duration": 0, "easing": "linear"}}], "label": "1992", "method": "animate"}, {"args": [["1993"], {"frame": {"duration": 0, "redraw": false}, "fromcurrent": true, "mode": "immediate", "transition": {"duration": 0, "easing": "linear"}}], "label": "1993", "method": "animate"}, {"args": [["1994"], {"frame": {"duration": 0, "redraw": false}, "fromcurrent": true, "mode": "immediate", "transition": {"duration": 0, "easing": "linear"}}], "label": "1994", "method": "animate"}, {"args": [["1995"], {"frame": {"duration": 0, "redraw": false}, "fromcurrent": true, "mode": "immediate", "transition": {"duration": 0, "easing": "linear"}}], "label": "1995", "method": "animate"}, {"args": [["1996"], {"frame": {"duration": 0, "redraw": false}, "fromcurrent": true, "mode": "immediate", "transition": {"duration": 0, "easing": "linear"}}], "label": "1996", "method": "animate"}, {"args": [["1997"], {"frame": {"duration": 0, "redraw": false}, "fromcurrent": true, "mode": "immediate", "transition": {"duration": 0, "easing": "linear"}}], "label": "1997", "method": "animate"}, {"args": [["1998"], {"frame": {"duration": 0, "redraw": false}, "fromcurrent": true, "mode": "immediate", "transition": {"duration": 0, "easing": "linear"}}], "label": "1998", "method": "animate"}, {"args": [["1999"], {"frame": {"duration": 0, "redraw": false}, "fromcurrent": true, "mode": "immediate", "transition": {"duration": 0, "easing": "linear"}}], "label": "1999", "method": "animate"}, {"args": [["2000"], {"frame": {"duration": 0, "redraw": false}, "fromcurrent": true, "mode": "immediate", "transition": {"duration": 0, "easing": "linear"}}], "label": "2000", "method": "animate"}, {"args": [["2001"], {"frame": {"duration": 0, "redraw": false}, "fromcurrent": true, "mode": "immediate", "transition": {"duration": 0, "easing": "linear"}}], "label": "2001", "method": "animate"}, {"args": [["2002"], {"frame": {"duration": 0, "redraw": false}, "fromcurrent": true, "mode": "immediate", "transition": {"duration": 0, "easing": "linear"}}], "label": "2002", "method": "animate"}, {"args": [["2003"], {"frame": {"duration": 0, "redraw": false}, "fromcurrent": true, "mode": "immediate", "transition": {"duration": 0, "easing": "linear"}}], "label": "2003", "method": "animate"}, {"args": [["2004"], {"frame": {"duration": 0, "redraw": false}, "fromcurrent": true, "mode": "immediate", "transition": {"duration": 0, "easing": "linear"}}], "label": "2004", "method": "animate"}, {"args": [["2005"], {"frame": {"duration": 0, "redraw": false}, "fromcurrent": true, "mode": "immediate", "transition": {"duration": 0, "easing": "linear"}}], "label": "2005", "method": "animate"}, {"args": [["2006"], {"frame": {"duration": 0, "redraw": false}, "fromcurrent": true, "mode": "immediate", "transition": {"duration": 0, "easing": "linear"}}], "label": "2006", "method": "animate"}, {"args": [["2007"], {"frame": {"duration": 0, "redraw": false}, "fromcurrent": true, "mode": "immediate", "transition": {"duration": 0, "easing": "linear"}}], "label": "2007", "method": "animate"}, {"args": [["2008"], {"frame": {"duration": 0, "redraw": false}, "fromcurrent": true, "mode": "immediate", "transition": {"duration": 0, "easing": "linear"}}], "label": "2008", "method": "animate"}, {"args": [["2009"], {"frame": {"duration": 0, "redraw": false}, "fromcurrent": true, "mode": "immediate", "transition": {"duration": 0, "easing": "linear"}}], "label": "2009", "method": "animate"}, {"args": [["2010"], {"frame": {"duration": 0, "redraw": false}, "fromcurrent": true, "mode": "immediate", "transition": {"duration": 0, "easing": "linear"}}], "label": "2010", "method": "animate"}, {"args": [["2011"], {"frame": {"duration": 0, "redraw": false}, "fromcurrent": true, "mode": "immediate", "transition": {"duration": 0, "easing": "linear"}}], "label": "2011", "method": "animate"}, {"args": [["2012"], {"frame": {"duration": 0, "redraw": false}, "fromcurrent": true, "mode": "immediate", "transition": {"duration": 0, "easing": "linear"}}], "label": "2012", "method": "animate"}, {"args": [["2013"], {"frame": {"duration": 0, "redraw": false}, "fromcurrent": true, "mode": "immediate", "transition": {"duration": 0, "easing": "linear"}}], "label": "2013", "method": "animate"}, {"args": [["2014"], {"frame": {"duration": 0, "redraw": false}, "fromcurrent": true, "mode": "immediate", "transition": {"duration": 0, "easing": "linear"}}], "label": "2014", "method": "animate"}, {"args": [["2015"], {"frame": {"duration": 0, "redraw": false}, "fromcurrent": true, "mode": "immediate", "transition": {"duration": 0, "easing": "linear"}}], "label": "2015", "method": "animate"}, {"args": [["2016"], {"frame": {"duration": 0, "redraw": false}, "fromcurrent": true, "mode": "immediate", "transition": {"duration": 0, "easing": "linear"}}], "label": "2016", "method": "animate"}, {"args": [["2017"], {"frame": {"duration": 0, "redraw": false}, "fromcurrent": true, "mode": "immediate", "transition": {"duration": 0, "easing": "linear"}}], "label": "2017", "method": "animate"}, {"args": [["2018"], {"frame": {"duration": 0, "redraw": false}, "fromcurrent": true, "mode": "immediate", "transition": {"duration": 0, "easing": "linear"}}], "label": "2018", "method": "animate"}, {"args": [["2019"], {"frame": {"duration": 0, "redraw": false}, "fromcurrent": true, "mode": "immediate", "transition": {"duration": 0, "easing": "linear"}}], "label": "2019", "method": "animate"}, {"args": [["2020"], {"frame": {"duration": 0, "redraw": false}, "fromcurrent": true, "mode": "immediate", "transition": {"duration": 0, "easing": "linear"}}], "label": "2020", "method": "animate"}, {"args": [["2021"], {"frame": {"duration": 0, "redraw": false}, "fromcurrent": true, "mode": "immediate", "transition": {"duration": 0, "easing": "linear"}}], "label": "2021", "method": "animate"}, {"args": [["2022"], {"frame": {"duration": 0, "redraw": false}, "fromcurrent": true, "mode": "immediate", "transition": {"duration": 0, "easing": "linear"}}], "label": "2022", "method": "animate"}, {"args": [["2023"], {"frame": {"duration": 0, "redraw": false}, "fromcurrent": true, "mode": "immediate", "transition": {"duration": 0, "easing": "linear"}}], "label": "2023", "method": "animate"}, {"args": [["2024"], {"frame": {"duration": 0, "redraw": false}, "fromcurrent": true, "mode": "immediate", "transition": {"duration": 0, "easing": "linear"}}], "label": "2024", "method": "animate"}], "x": 0.1, "xanchor": "left", "y": 0, "yanchor": "top"}], "title": {"text": "Copenhagen districts: Jutland settlement vs Education level (1985–2024)"}, "updatemenus": [{"buttons": [{"args": [null, {"frame": {"duration": 400, "redraw": false}, "fromcurrent": true, "mode": "immediate", "transition": {"duration": 300, "easing": "linear"}}], "label": "&#9654;", "method": "animate"}, {"args": [[null], {"frame": {"duration": 0, "redraw": false}, "fromcurrent": true, "mode": "immediate", "transition": {"duration": 0, "easing": "linear"}}], "label": "&#9724;", "method": "animate"}], "direction": "left", "pad": {"r": 10, "t": 70}, "showactive": false, "type": "buttons", "x": 0.1, "xanchor": "right", "y": 0, "yanchor": "top"}], "xaxis": {"anchor": "y", "domain": [0, 1], "gridcolor": "#f0f0f0", "range": [8, 21], "ticksuffix": "%", "title": {"text": "Jutland-born share (%)"}}, "yaxis": {"anchor": "x", "domain": [0, 1], "gridcolor": "#f0f0f0", "range": [5, 62], "ticksuffix": "%", "title": {"text": "Higher education share (%)"}}}}
